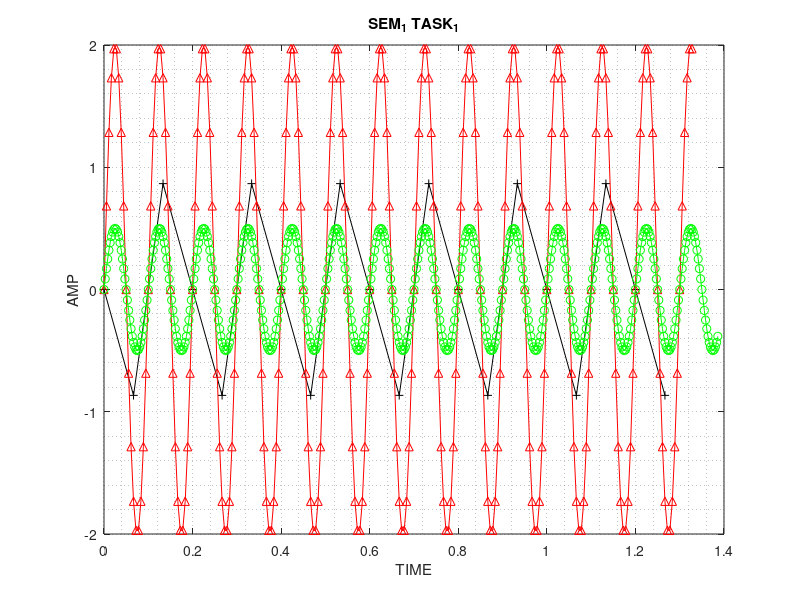

MATLAB code for this plot:
clear;

xy_grid_max_1 = 20; % grid number settings
xy_grid_max_2 = 240;
xy_grid_max_3 = 500;

fs_base = 10;
fs0 = 15; % discretisation freq
fs1 = 180;
fs2 = 360;

T = 14; % signal duration

ts0  = 0:1/fs0:T; % array of signal time points
ts1  = 0:1/fs1:T;
ts2  = 0:1/fs2:T;

y = sin(2*pi*fs_base*ts0); % array of signal amp points
y1 = 2*sin(2*pi*fs_base*ts1);
y2 = 1/2*(sin(2*pi*fs_base*ts2));

plot(ts0(1:xy_grid_max_1),y(1:xy_grid_max_1),'-black+'...
,ts1(1:xy_grid_max_2),y1(1:xy_grid_max_2),'-red^'...
,ts2(1:xy_grid_max_3),y2(1:xy_grid_max_3),'-greeno');
grid minor;
xlabel('TIME');
ylabel('AMP');
title('SEM_1 TASK_1');